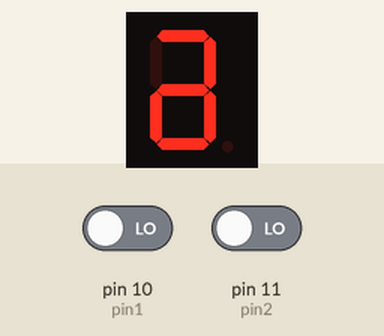
This sketch was run on a simulated Arduino Uno, built with avr-gcc and run on an emulated ATmega328P. On the bench: 1-digit seven-segment display. Wiring (inferred from the names in the program): 1-digit 7-segment display, segments lit when LOW: segments pin 3, pin 8, pin 4, pin 5, pin 9, pin 6, pin 7. The test bench sets the inputs (shaded band); at power-on: pin 10 (pin1) LOW, pin 11 (pin2) LOW. The segment pins are drawn as the display they are named for.

Above: at 6.8 s.
At 14.1 s:
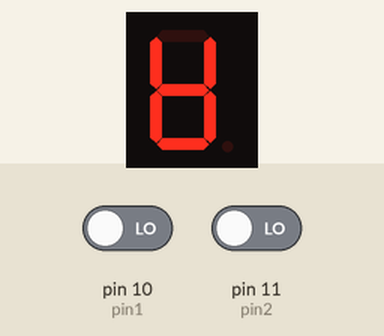
14.2 s: pin 10 (pin1) driven HIGH
16.3 s: pin 11 (pin2) driven HIGH
38.3 s: pin 11 (pin2) driven LOW
At 38.8 s:
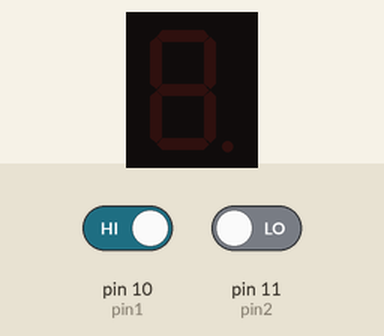
39.8 s: pin 10 (pin1) driven LOW
At 45.2 s:
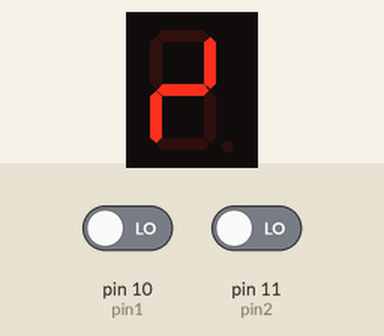
Timing chart, 0 to 46.7 s (numbered marks = the images above; inputs shaded):
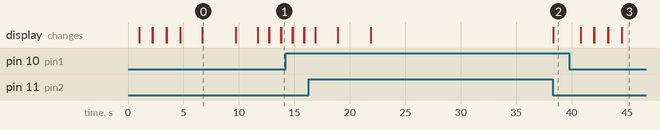

Measured:
- after the input at 38.3 s, the display: changes at once (image 2)
- after the input at 39.8 s, the display: first changes after 1.0 s (image 3 shows a later state)
- what the display in image 0 shows lasts 3.0 s, from 6.7 s to 9.7 s

The sketch:

Death_star2.ino
```cpp
int one = 9;
int two = 8;
int three = 7;
int four = 6;
int five = 5;
int six = 4;
int seven = 3;
int pin1 = 10;
int pin2 = 11;

void setup() {
  // put your setup code here, to run once:
  pinMode(one, OUTPUT);
  pinMode(two, OUTPUT);
  pinMode(three, OUTPUT);
  pinMode(four, OUTPUT);
  pinMode(five, OUTPUT);
  pinMode(six, OUTPUT);
  pinMode(seven, OUTPUT);
  pinMode(pin1, INPUT);
  pinMode(pin2, INPUT);
}

void loop() {
  // put your main code here, to run repeatedly:

  // LEDS ON
  if (digitalRead(pin1) == HIGH){
    digitalWrite(one, HIGH);
    digitalWrite(two, HIGH);
    digitalWrite(three, HIGH);
    digitalWrite(four, HIGH);
    digitalWrite(five, HIGH);
    digitalWrite(six, HIGH);
    digitalWrite(seven, HIGH);
  }
  // LEDS OFF
  if (digitalRead(pin2) == HIGH){
    digitalWrite(one, LOW);
    digitalWrite(two, LOW);
    digitalWrite(three, LOW);
    digitalWrite(four, LOW);
    digitalWrite(five, LOW);
    digitalWrite(six, LOW);
    digitalWrite(seven, LOW);
  }
  // LEDS ANIMATED
  if (digitalRead(pin1)==LOW && digitalRead(pin2)==LOW) {
    // STAGE 1
    delay(1000);
    digitalWrite(one, HIGH);
    digitalWrite(two, LOW);
    digitalWrite(three, LOW);
    delay(1200);

    digitalWrite(two, HIGH);
    digitalWrite(three, LOW);
    delay(50);
    digitalWrite(one, LOW);
    delay(1200);
    digitalWrite(one, LOW);
    digitalWrite(three, HIGH);
    delay(50);
    digitalWrite(two, LOW);
    delay(1200);
    digitalWrite(three, LOW);
    delay(2000);

    // STAGE 2
    digitalWrite(four, HIGH);
    delay(3000);
    digitalWrite(four, LOW);
    delay(2000);

   // STAGE 3
   digitalWrite(five, HIGH);
   delay(1000);
   digitalWrite(six, HIGH);
   delay(50);
   digitalWrite(five, LOW);
   delay(1000);
   digitalWrite(seven, HIGH);
   delay(50);
   digitalWrite(six, LOW);
   delay(1000);
   digitalWrite(five, HIGH);
   delay(50);
   digitalWrite(seven, LOW);
   delay(1000);
   digitalWrite(six, HIGH);
   delay(50);
   digitalWrite(five, LOW);
   delay(1000);
   digitalWrite(six, LOW);
   delay(2000);

   // STAGE 4
   digitalWrite(one, HIGH);
   digitalWrite(two, HIGH);
   digitalWrite(three, HIGH);
   digitalWrite(four, HIGH);
   digitalWrite(five, HIGH);
   digitalWrite(six, HIGH);
   digitalWrite(seven, HIGH);
   delay(3000);
   digitalWrite(one, LOW);
   digitalWrite(two, LOW);
   digitalWrite(three, LOW);
   digitalWrite(four, LOW);
   digitalWrite(five, LOW);
   digitalWrite(six, LOW);
   digitalWrite(seven, LOW);
   delay(3000);
  }
}
```
